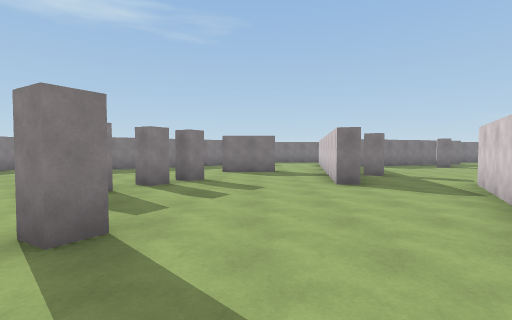
View 1 (above)

24 first-person views from a walk through a scene from a Unity 3-D project. The camera is 1.5 m above the floor, tilts 2° down and sees 85° across. The floor is counted in squares, 2 m on a side. Each view is taken from the middle of a square. On the plan, view 1 faces up. The plan holds only what a view shows up to about 10 squares ahead; the rest is blank.

View 2
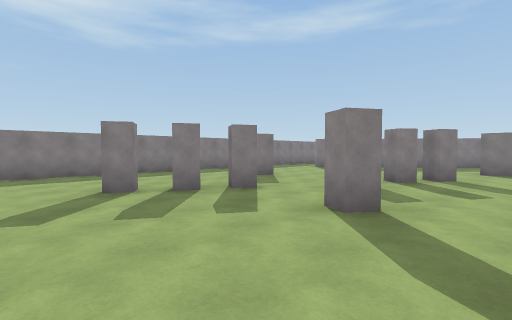

View 3
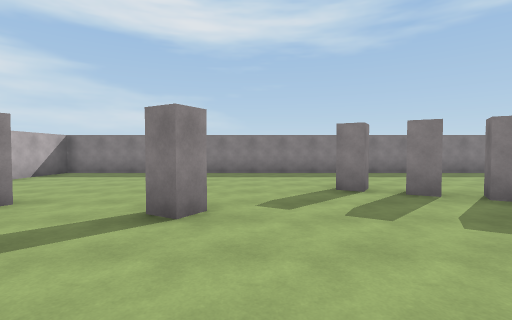

View 4
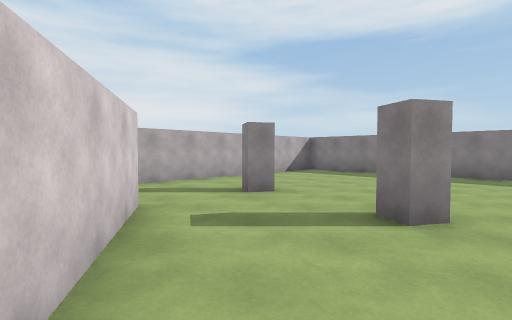

View 5
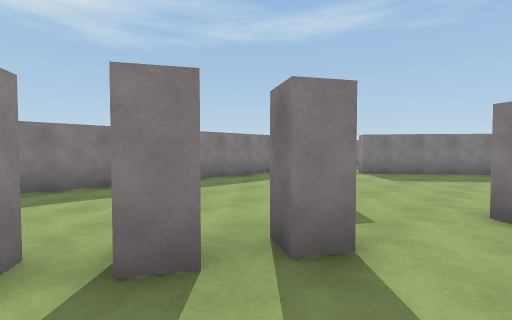

View 6
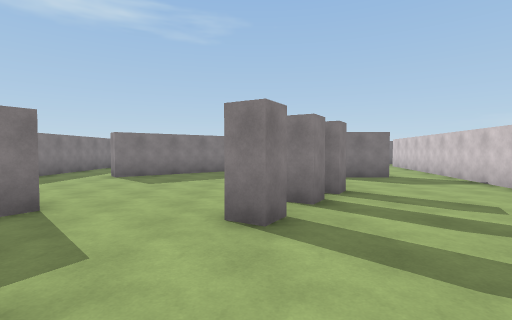

View 7
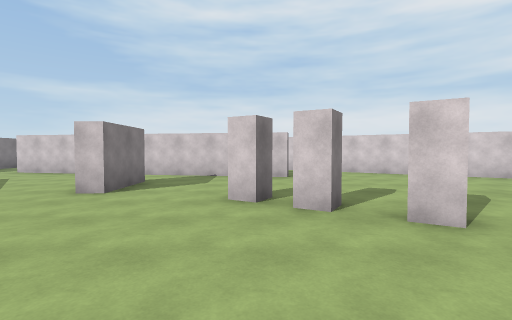

View 8
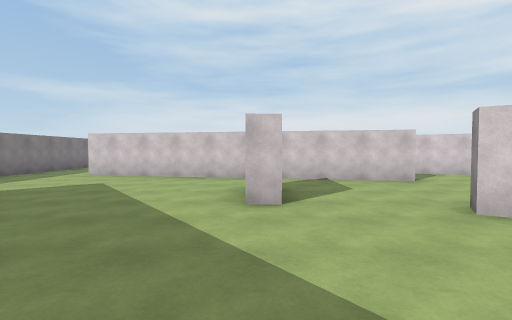

View 9
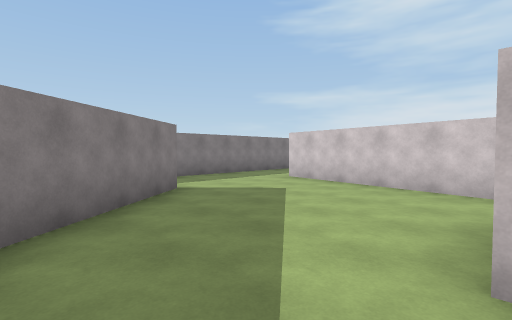

View 10
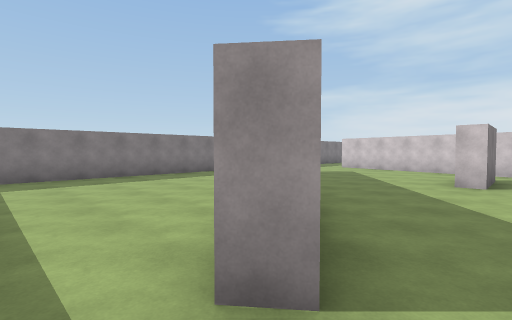

View 11
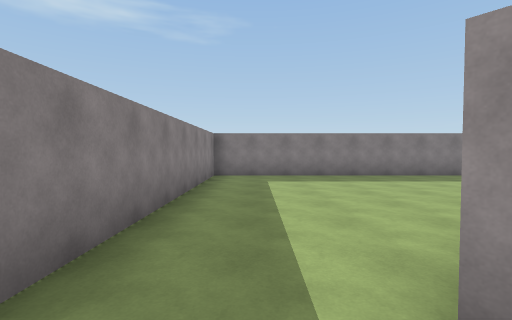

View 12
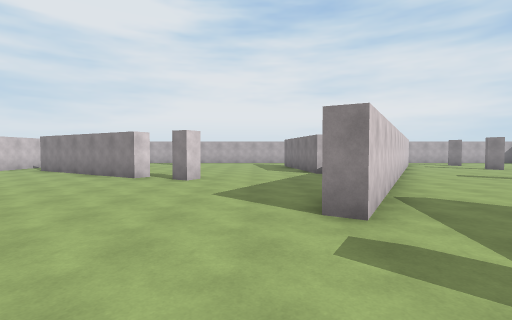

View 13
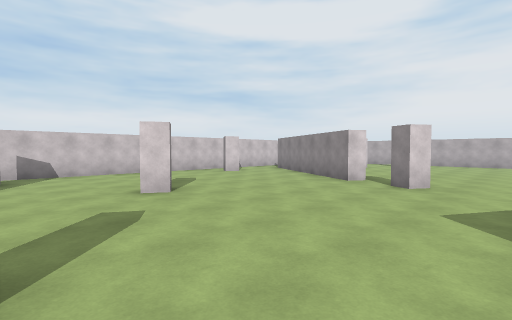

View 14
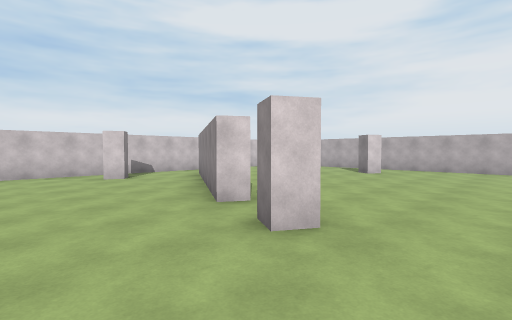

View 15
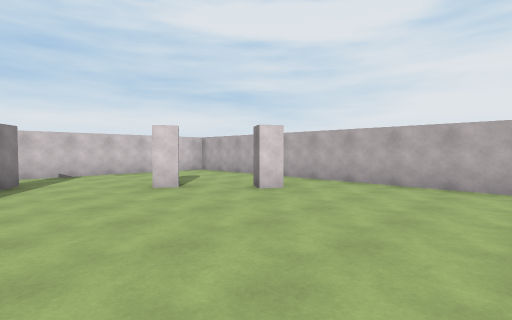

View 16
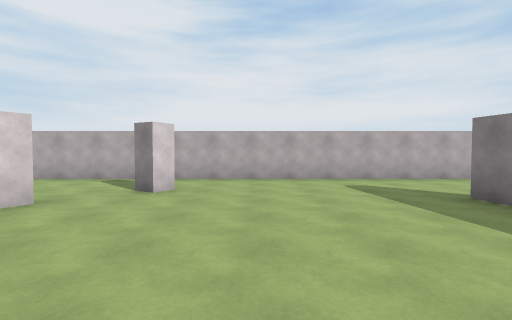

View 17
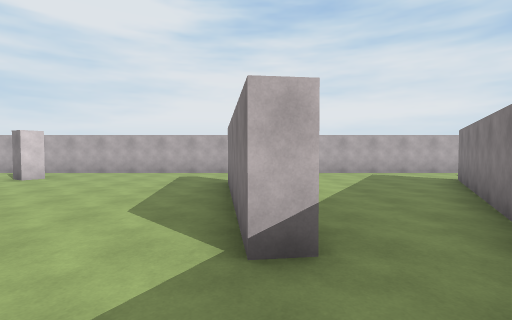

View 18
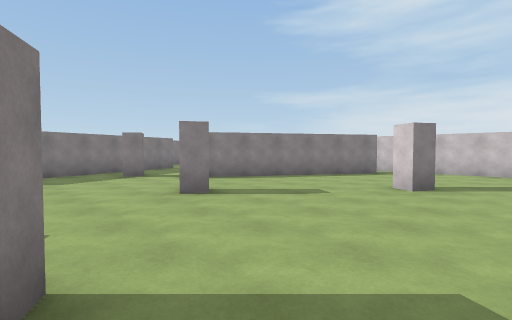

View 19
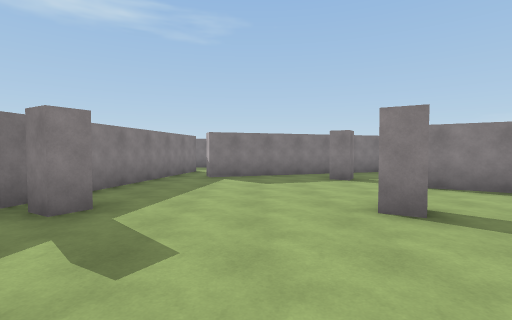

View 20
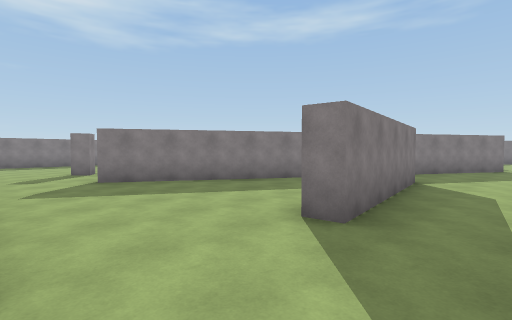

View 21
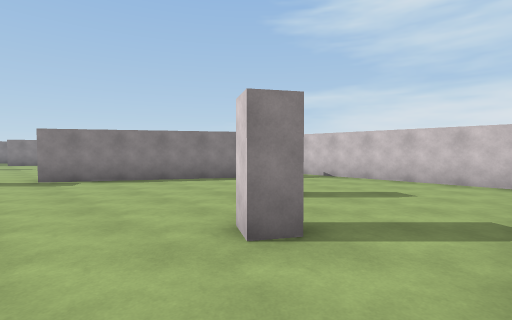

View 22
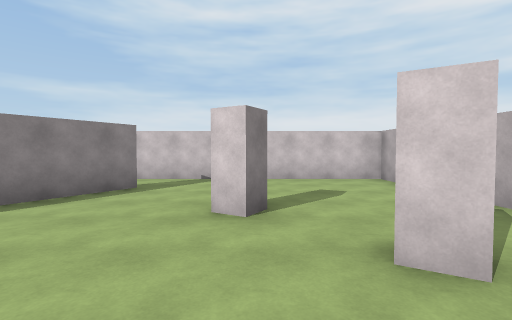

View 23
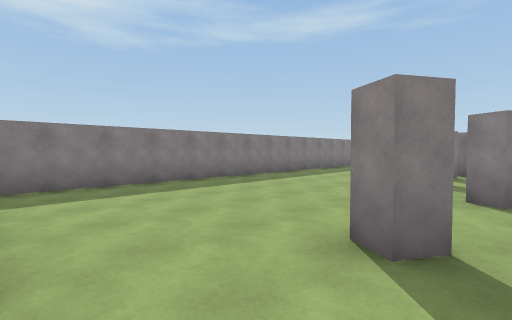

View 24
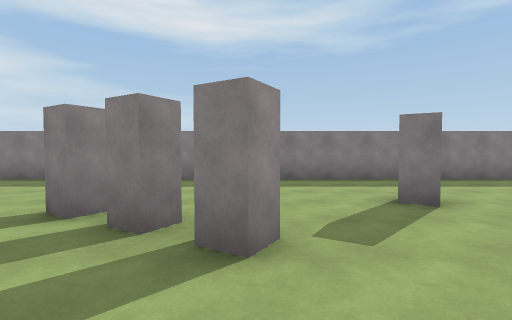

### Floor plan
Ten units are one square. View 1 is at (0, 0); x grows to the right and y downward. Boxes are objects, and circles mark ways between rooms. Rooms are numbered by the first view taken in them; rooms with no view inside come last. Other rooms are left out.
<svg viewBox="-97 -177 254 255">
<path fill="none" stroke="#000" d="M-49 -23 -45 -20 -48 -15M-44 -32 -39 -29 -42 -25M-55 -13 -51 -10 -53 -5M-13 -26 -16 -21 -21 -24M-26 -51 -29 -47 -33 -50 -31 -54M-34 16 -30 19 -33 23 -37 20M-57 -55 -60 -50M-19 -63 -22 -58 -27 -61 -24 -66M-16 -68 -21 -71 -19 -75 -14 -72 -16 -68M7 9 48 -60M-39 43 -34 46 -37 50 -42 47M-16 48 0 22M23 -60 18 -61 24 -95M7 -97 -12 -96 -12 -102M-92 -94 -92 73 -25 73M37 -81 32 -84M-40 -120 -69 -97 -72 -101M74 -16 77 -21 82 -18M35 -1 41 -1 46 44 41 44M111 -53 106 -56 109 -60M48 -60 52 -58 34 -26M141 -10 135 -13 138 -18M137 17 90 -11 92 -16 137 11M15 7 -11 51M100 56 96 53 98 49 103 52M40 -86 37 -81M142 -76 93 -106M86 -124 83 -119 78 -122M82 -139 47 -127M36 -132 27 -85M-25 73 152 73 152 -79M-19 -172 -92 -172 -92 -94M-2 -150 -40 -120M35 -172 10 -172M24 -95 34 -150"/>
<circle cx="-20" cy="65" r="3" fill="#2a7"/>
<circle cx="40" cy="-70" r="3" fill="#2a7"/>
<circle cx="-85" cy="-90" r="3" fill="#2a7"/>
<circle cx="-25" cy="-110" r="3" fill="#2a7"/>
<circle cx="15" cy="-100" r="3" fill="#2a7"/>
<circle cx="-15" cy="-165" r="3" fill="#2a7"/>
<text x="-40" y="-20">1</text>
<text x="80" y="-10">2</text>
<text x="-60" y="-140">3</text>
<text x="10" y="-140">4</text>
</svg>
Room 1 opens to room 2. Room 1 opens to room 3. Room 1 opens to room 4. Room 3 opens to room 4.

Where each view was taken, in squares from view 1:
view 1: 0 up, 0 right, facing up
view 2: 1 down, 0 right, facing up-left
view 3: 1 down, 0 right, facing left
view 4: 1 down, 0 right, facing down-left
view 5: 1 up, 3 left, facing up-left
view 6: 2 up, 3 left, facing up
view 7: 7 up, 6 left, facing right
view 8: 10 up, 5 left, facing right
view 9: 10 up, 3 left, facing up-right
view 10: 9 up, 8 left, facing up-right
view 11: 9 up, 8 left, facing up
view 12: 9 up, 6 right, facing down
view 13: 8 up, 6 right, facing down-right
view 14: 4 up, 6 right, facing down-right
view 15: 1 down, 6 right, facing down-right
view 16: 0 up, 8 right, facing down
view 17: 2 up, 4 right, facing down
view 18: 4 up, 5 right, facing up-right
view 19: 5 up, 6 right, facing up
view 20: 7 down, 6 right, facing up-left
view 21: 7 down, 8 right, facing up-right
view 22: 4 down, 8 right, facing right
view 23: 7 down, 3 left, facing up-left
view 24: 3 up, 2 left, facing left
